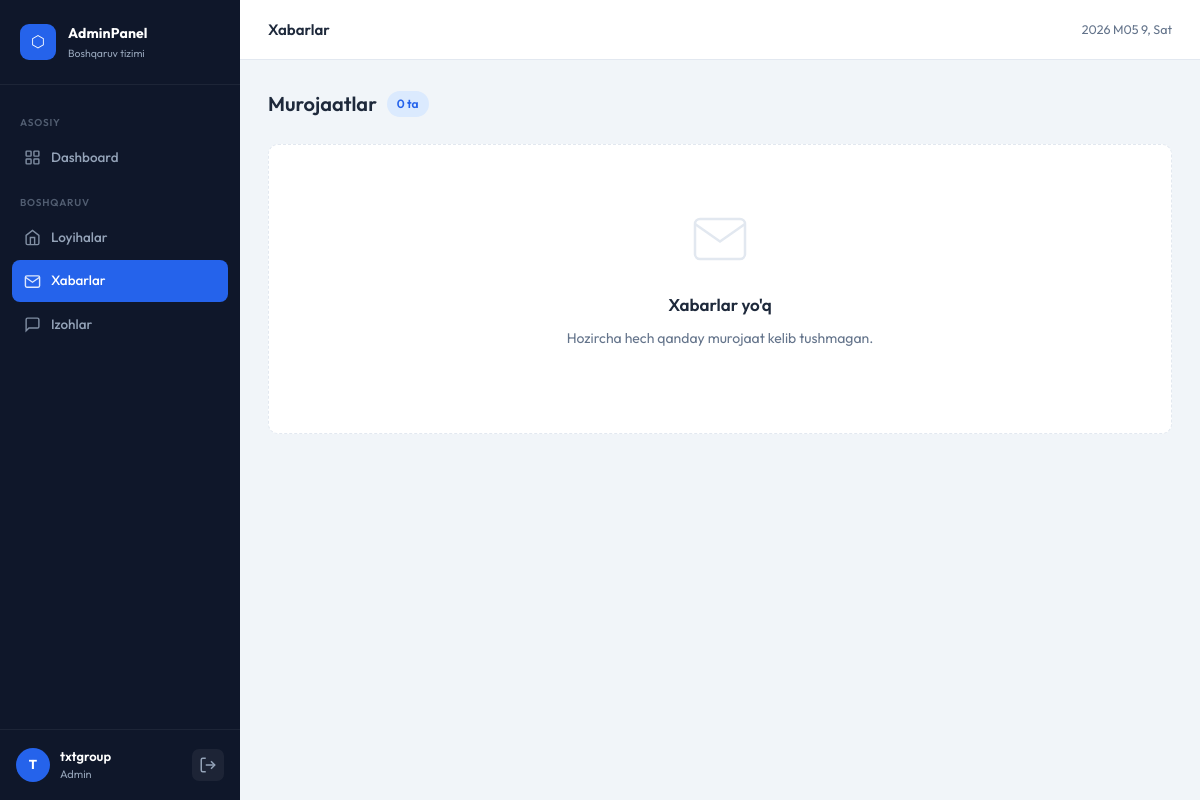
The app's page /management/messages/ (signed in), older data.
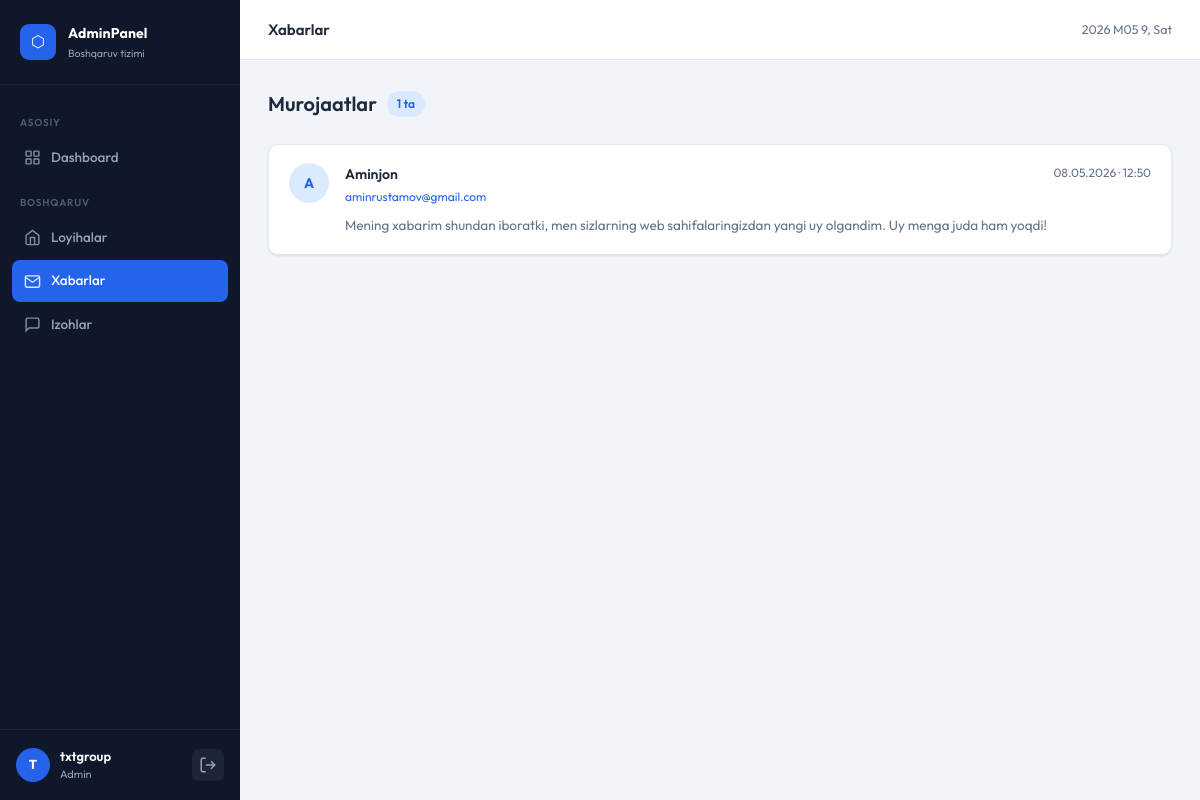
The same page, newer data.
### core/models.py (models this page shows, shortened)
class Contact(models.Model):
    name = models.CharField(max_length=100, verbose_name="Ism")
    email = models.EmailField(max_length=100, verbose_name="Email")
    message = models.TextField(verbose_name="Xabar")
    is_read = models.BooleanField(default=False, verbose_name="O'qilgan")
    created_at = models.DateTimeField(auto_now_add=True)
    class Meta:
        ordering = ['-created_at']
        verbose_name = "Murojaat"
        verbose_name_plural = "Murojaatlar"

### managers/views.py (the view)
# urls.py: path('messages/', views.messages_list, name='messages'),
@login_required(login_url='/management/')
def messages_list(request):
    contacts = Contact.objects.all()
    Contact.objects.filter(is_read=False).update(is_read=True)
    return render(request, 'management/messages.html', {'contacts': contacts})

### managers/templates/management/messages.html (shortened to what this page needs)
{% extends 'management/base_management.html' %}
{% load static %}
{% block page_title %}Xabarlar{% endblock %}
{% block page_styles %}
<link rel="stylesheet" href="{% static 'management/styles/messages.css' %}">
{% endblock %}
{% block page_content %}
<div class="messages-page">
  <div class="page-toolbar">
    <div class="toolbar-left">
      <h2 class="page-heading">Murojaatlar</h2>
      <span class="count-badge">{{ contacts|length }} ta</span>
    </div>
  </div>
  {% if contacts %}
  <div class="messages-list">
    {% for contact in contacts %}
    <div class="message-card {% if not contact.is_read %}unread{% endif %}">
      <div class="msg-avatar">{{ contact.name|slice:":1"|upper }}</div>
      <div class="msg-body">
        <div class="msg-header">
          <div class="msg-meta">
            <span class="msg-name">{{ contact.name }}</span>
            <a href="mailto:{{ contact.email }}" class="msg-email">{{ contact.email }}</a>
          </div>
          <div class="msg-right">
            <span class="msg-date">{{ contact.created_at|date:"d.m.Y · H:i" }}</span>
          </div>
        </div>
        <p class="msg-text">{{ contact.message }}</p>
      </div>
    </div>
    {% endfor %}
  </div>
  {% else %}
  <div class="empty-page">
    <div class="empty-icon">
      <svg viewBox="0 0 24 24" fill="none" stroke="currentColor" stroke-width="1" width="60" height="60">
        <path d="M4 4h16c1.1 0 2 .9 2 2v12c0 1.1-.9 2-2 2H4c-1.1 0-2-.9-2-2V6c0-1.1.9-2 2-2z"/>
        <polyline points="22,6 12,13 2,6"/>
      </svg>
    </div>
    <h3>Xabarlar yo'q</h3>
    <p>Hozircha hech qanday murojaat kelib tushmagan.</p>
  </div>
  {% endif %}
</div>
{% endblock %}

Row changes from the older to the newer data that the page shows:
added Contact: name "A", name "Aminjon", email "aminrustamov@gmail.com", created_at "08.05.2026 · 12:50", message "Mening xabarim shundan iboratki, men sizlarning web sahifalaringizdan yangi uy olgandim. Uy menga juda ham yoqdi!"
Text that changed along with them:
{{ contacts|length }}: "0" → "1"
text no longer shown: "Xabarlar yo'q Hozircha hech qanday murojaat kelib tushmagan."
